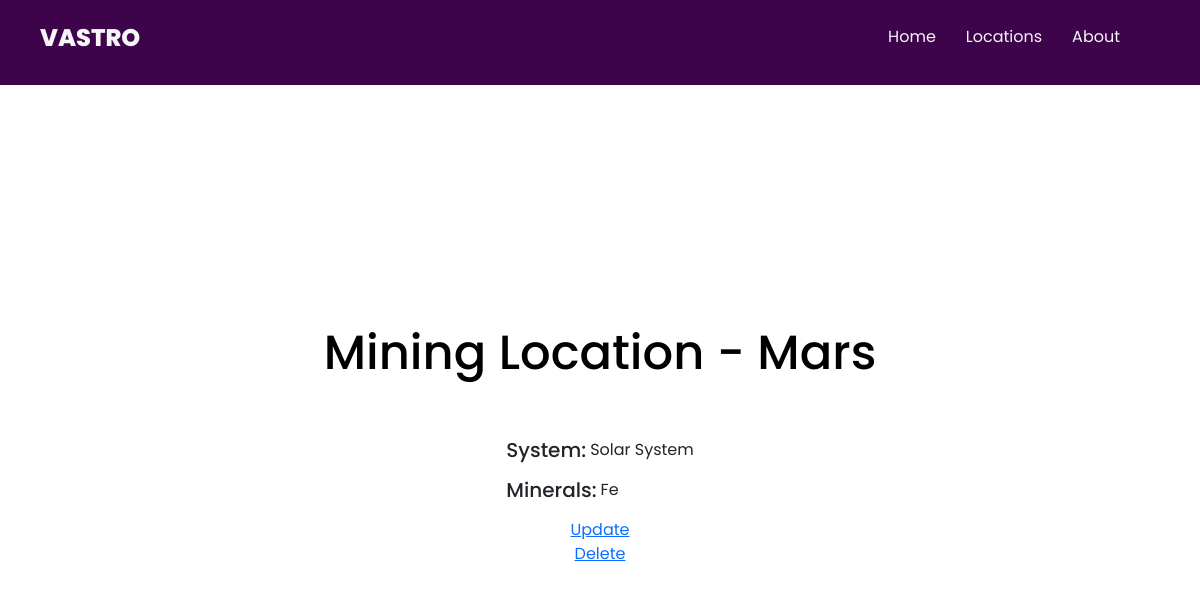
Screenshot of /location/1 with the database file from the repository.
### vastro/models.py (models this page shows, shortened)
class MiningLocations(models.Model):
    name=models.CharField (
        unique=True,
        null=False,
        blank=False,
        max_length=50,
    )
    system=models.CharField(
        null=False,
        blank=False,
        max_length=50,
    )
    mineral=models.CharField(
        null=False,
        blank=False,
        max_length=50,
    )
    def __str__(self):
        return self.name

### vastro/views.py (the view)
# urls.py: path('location/<int:pk>', views.LocationsDetailView.as_view(), name='location_detail'),
class LocationsDetailView(generic.DetailView):
    template_name = "location_detail.html"
    model = models.MiningLocations
    context_object_name = 'location'

### vastro/templates/location_detail.html
{% extends "base.html" %}
{% block sectiontitle %}
<h2 class="pb-5"> Mining Location - {{location}} </h2>
{% endblock sectiontitle %}
{% block content %}
<div class="d-flex justify-content-start flex-column">
    <div class="d-flex flex-row gap-1">
        <h5>System:</h4> <p class=""> {{location.system}} </p>
    </div>
    <div class="d-flex flex-row gap-1">
        <h5>Minerals:</h4> <p class=""> {{location.mineral}} </p>
    </div>
</div>
<a href="{% url 'location_form' location.pk %}">Update</a>
<a href="{% url 'location_confirm_delete' location.pk %}">Delete</a>
{% endblock content %}

### vastro/static/res/css/styles.css (style rules this page uses)
* { margin: 0px; padding: 0px; gap: 0px; }
html { background-color: rgb(246, 246, 246); }
h2 { font-size: 3em; font-family: 'Poppins', sans-serif; color: black; }

### rows the page displays
MiningLocations: name "Mars", system "Solar System", mineral "Fe"
